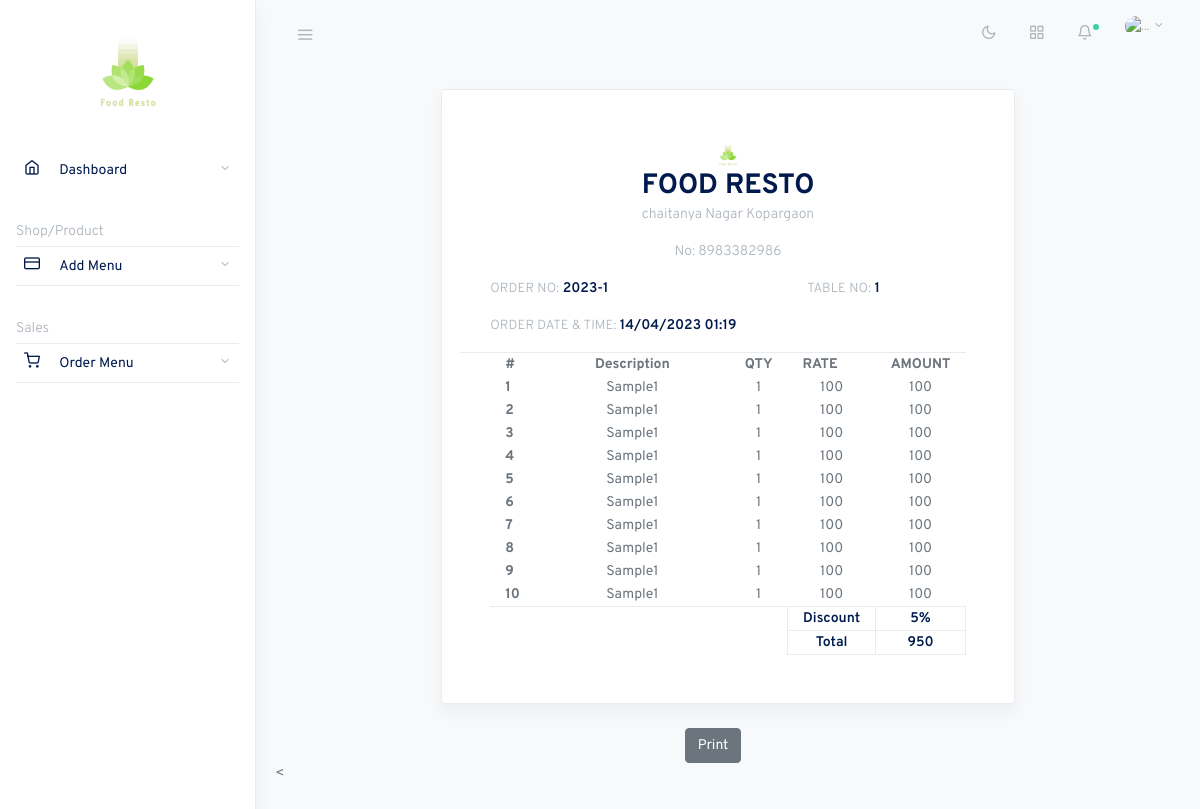
The app's page /Order/view_Order/1 with its own data.
### Shop_detail/models.py (models this page shows)
class Shop_Detail(models.Model):
    Shop_Name = models.CharField(max_length=150)
    Shop_address = models.CharField(max_length=150)
    Number = models.CharField(max_length=13)

### Order/models.py (models this page shows)
class Order_detail(models.Model):
    Table_number = models.IntegerField(null=False)
    Number_Of_Person = models.IntegerField(null=False)
    Discount = models.IntegerField(default=0)
    item0 = models.CharField(max_length=300)
    item_rate0 = models.IntegerField(null = False)
    item_qty0 = models.IntegerField(default=0)
    item_total0 = models.IntegerField(null = False)
    item1 = models.CharField(max_length=300)
    item_rate1 = models.IntegerField(null = False)
    item_qty1 = models.IntegerField(default=0)
    item_total1 = models.IntegerField(null = False)
    item2 = models.CharField(max_length=300)
    item_rate2 = models.IntegerField(null = False)
    item_qty2 = models.IntegerField(default=0)
    item_total2 = models.IntegerField(null = False)
    item3 = models.CharField(max_length=300)
    item_rate3 = models.IntegerField(null = False)
    item_qty3 = models.IntegerField(default=0)
    item_total3 = models.IntegerField(null = False)
    item4 = models.CharField(max_length=300)
    item_rate4 = models.IntegerField(null = False)
    item_qty4 = models.IntegerField(default=0)
    item_total4 = models.IntegerField(null = False)
    item5 = models.CharField(max_length=300)
    item_rate5 = models.IntegerField(null = False)
    item_qty5 = models.IntegerField(default=0)
    item_total5 = models.IntegerField(null = False)
    item6 = models.CharField(max_length=300)
    item_rate6 = models.IntegerField(null = False)
    item_qty6 = models.IntegerField(default=0)
    item_total6 = models.IntegerField(null = False)
    item7 = models.CharField(max_length=300)
    item_rate7 = models.IntegerField(null = False)
    item_qty7 = models.IntegerField(default=0)
    item_total7 = models.IntegerField(null = False)
    item8 = models.CharField(max_length=300)
    item_rate8 = models.IntegerField(null = False)
    item_qty8 = models.IntegerField(default=0)
    item_total8 = models.IntegerField(null = False)
    item8 = models.CharField(max_length=300)
    item_rate8 = models.IntegerField(null = False)
    item_qty8 = models.IntegerField(default=0)
    item_total8 = models.IntegerField(null = False)
    item9 = models.CharField(max_length=300)
    item_rate9 = models.IntegerField(null = False)
    item_qty9 = models.IntegerField(default=0)
    item_total9 = models.IntegerField(null = False)
    total = models.IntegerField()
    Order_date = models.DateTimeField()
    Order_Status = models.CharField(max_length=30,choices=Order_State,default='OPEN')

### Order/views.py (the view)
# urls.py: path('Order/view_Order/<int:id>',view_order,name='view_order'),
def view_order(request,id):
    order = Create_order.objects.get(pk=id)
    Shop = Shop_Detail.objects.get(pk=1)
    context = {'order':order,'Shop':Shop,}
    return render(request,"Order/view_order.html",context)

### templates/Order/view_order.html (shortened to what this page needs)
{% extends "index.html" %}
{% block main %}
{% load static %}
<main role="main" class="main-content">
    <div class="container-fluid">
        <div class="row justify-content-center">
            <div class="col-12 col-lg-10 col-xl-8">
                <div class="card shadow">
                    <div class="card-body p-5">
                        <div class="row ">
                            <div class="col-12 text-center ">
                                <img src="{% static 'Brand.png' %}" class="navbar-brand-img brand-sm mx-auto" alt="...">
                                <h2 class="mb-0 text-uppercase">{{Shop.Shop_Name}}</h2>
                                <p class="text-muted"> {{Shop.Shop_address}} </p>
                                <p class="text-muted">No: {{Shop.Number}} </p>
                            </div>
                            <div class="col-12 row border-bottom">
                                <p class="col-8">
                                    <small class="small text-muted text-uppercase">Order No:</small>
                                    <strong>{{order.Order_date|date:"Y"}}-{{order.id}}</strong>
                                </p>
                                <p class="col-4">
                                    <small class="small text-muted text-uppercase">Table No:</small>
                                    <strong>{{order.Table_number}}</strong>
                                </p>
                                <p class="col-12">
                                    <small class="small text-muted text-uppercase text-end">Order date & Time:</small>
                                    <strong>{{order.Order_date|date:"d/m/Y H:i"}}</strong>
                                </p>
                            </div>
                        </div>
                        <table class="table-borderless ">
                            <thead>
                                <tr>
                                    <th scope="col" class="col-1">#</th>
                                    <th scope="col" class="col-7 text-center">Description</th>
                                    <th scope="col" class="col-1">QTY</th>
                                    <th scope="col" class="col-1">RATE</th>
                                    <th scope="col" class="col-2">AMOUNT</th>
                                </tr>
                            </thead>
                            <tbody>
                                {% if order.item0 != "Select" %}
                                <tr>
                                    <th scope="row" class="col-1">1</th>
                                    <td class="col-7 text-center">{{order.item0}}</td>
                                    <td class="col-1 text-center">{{order.item_qty0}}</td>
                                    <td class="col-1 text-center">{{order.item_rate0}}</td>
                                    <td class="col-2 text-center">{{order.item_total0}}</td>
                                </tr>
                                {% endif %}
                                {% if order.item1 != "Select" %}
                                <tr>
                                    <th scope="row" class="col-1">2</th>
                                    <td class="col-7 text-center">{{order.item1}}</td>
                                    <td class="col-1 text-center">{{order.item_qty1}}</td>
                                    <td class="col-1 text-center">{{order.item_rate1}}</td>
                                    <td class="col-2 text-center">{{order.item_total1}}</td>
                                </tr>
                                {% endif %}
                                {% if order.item2 != "Select" %}
                                <tr>
                                    <th scope="row" class="col-1">3</th>
                                    <td class="col-7 text-center">{{order.item2}}</td>
                                    <td class="col-1 text-center">{{order.item_qty2}}</td>
                                    <td class="col-1 text-center">{{order.item_rate2}}</td>
                                    <td class="col-2 text-center">{{order.item_total2}}</td>
                                </tr>
                                {% endif %}
                                {% if order.item3 != "Select" %}
                                <tr>
                                    <th scope="row" class="col-1">4</th>
                                    <td class="col-7 text-center">{{order.item3}}</td>
                                    <td class="col-1 text-center">{{order.item_qty3}}</td>
                                    <td class="col-1 text-center">{{order.item_rate3}}</td>
                                    <td class="col-2 text-center">{{order.item_total3}}</td>
                                </tr>
                                {% endif %}
                                {% if order.item4 != "Select" %}
                                <tr>
                                    <th scope="row" class="col-1">5</th>
                                    <td class="col-7 text-center">{{order.item4}}</td>
                                    <td class="col-1 text-center">{{order.item_qty4}}</td>
                                    <td class="col-1 text-center">{{order.item_rate4}}</td>
                                    <td class="col-2 text-center">{{order.item_total4}}</td>
                                </tr>
                                {% endif %}
                                {% if order.item5 != "Select" %}
                                <tr>
                                    <th scope="row" class="col-1">6</th>
                                    <td class="col-7 text-center">{{order.item5}}</td>
                                    <td class="col-1 text-center">{{order.item_qty5}}</td>
                                    <td class="col-1 text-center">{{order.item_rate5}}</td>
                                    <td class="col-2 text-center">{{order.item_total5}}</td>
                                </tr>
                                {% endif %}
                                {% if order.item6 != "Select" %}
                                <tr>
                                    <th scope="row" class="col-1">7</th>
                                    <td class="col-7 text-center">{{order.item6}}</td>
                                    <td class="col-1 text-center">{{order.item_qty6}}</td>
                                    <td class="col-1 text-center">{{order.item_rate6}}</td>
                                    <td class="col-2 text-center">{{order.item_total6}}</td>
                                </tr>
                                {% endif %}
                                {% if order.item7 != "Select" %}
                                <tr>
                                    <th scope="row" class="col-1">8</th>
                                    <td class="col-7 text-center">{{order.item7}}</td>
                                    <td class="col-1 text-center">{{order.item_qty7}}</td>
                                    <td class="col-1 text-center">{{order.item_rate7}}</td>
                                    <td class="col-2 text-center">{{order.item_total7}}</td>
                                </tr>
                                {% endif %}
                                {% if order.item8 != "Select" %}
                                <tr>
                                    <th scope="row" class="col-1">9</th>
                                    <td class="col-7 text-center">{{order.item8}}</td>
                                    <td class="col-1 text-center">{{order.item_qty8}}</td>
                                    <td class="col-1 text-center">{{order.item_rate8}}</td>
                                    <td class="col-2 text-center">{{order.item_total8}}</td>
                                </tr>
                                {% endif %}
                                {% if order.item9 != "Select" %}
                                <tr class="border-bottom">
                                    <th scope="row" class="col-1">10</th>
                                    <td class="col-7 text-center">{{order.item9}}</td>
                                    <td class="col-1 text-center">{{order.item_qty9}}</td>
                                    <td class="col-1 text-center">{{order.item_rate9}}</td>
                                    <td class="col-2 text-center">{{order.item_total9}}</td>
                                </tr>
                                {% endif %}
                                {% if order.Discount != 0 %}
                                <tr>
                                    <th scope="row" class="col-1"></th>
                                    <td class="col-7 text-center"></td>
                                    <td class="col-1 text-center"></td>
                                    <td class="col-1 text-center border"><strong>Discount</strong></td>
                                    <td class="col-2 text-center border"><strong>{{order.Discount}}%</strong></td>
                                </tr>
                                {% endif %}
                                <tr>
                                    <th scope="row" class="col-1"></th>
                                    <td class="col-7 text-center"></td>
                                    <td class="col-1 text-center"></td>
                                    <td class="col-1 text-center border"><strong>Total</strong></td>
                                    <td class="col-2 text-center border"><strong>{{order.total}}</strong></td>
                                </tr>
                            </tbody>
                        </table>
                    </div>
                </div>
            </div>
        </div>
    </div>
    <div class="row align-items-center mt-4 container">
        <div class="container text-center">
            <a class="btn btn-secondary" href="{% url 'print_order' order.id  %}">Print</a>
        </div>
    </div>
    <
</main>
{% endblock main %}

### records on screen
Shop_Detail: Shop_Name "FOOD RESTO", Shop_address "chaitanya Nagar Kopargaon", Number "8983382986"
Order_detail: Order_date "2023", id "1", Table_number "1", Order_date "14/04/2023 01:19", item0 "Sample1", item_qty0 "1", item_rate0 "100", item_total0 "100", item1 "Sample1", item_qty1 "1", item_rate1 "100", item_total1 "100", item2 "Sample1", item_qty2 "1", item_rate2 "100", item_total2 "100", item3 "Sample1", item_qty3 "1", item_rate3 "100", item_total3 "100", item4 "Sample1", item_qty4 "1", item_rate4 "100", item_total4 "100", item5 "Sample1", item_qty5 "1", item_rate5 "100", item_total5 "100", item6 "Sample1", item_qty6 "1", item_rate6 "100", item_total6 "100", item7 "Sample1", item_qty7 "1", item_rate7 "100", item_total7 "100", item8 "Sample1", item_qty8 "1", item_rate8 "100", item_total8 "100", item9 "Sample1", item_qty9 "1", item_rate9 "100", item_total9 "100", Discount "5", total "950"
